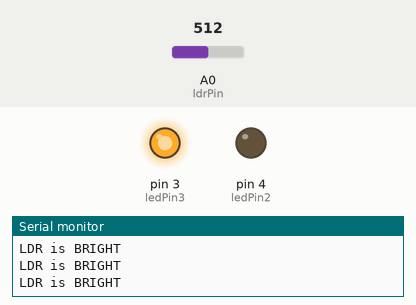
This sketch was run on a simulated Arduino Uno, built with avr-gcc and run on an emulated ATmega328P. Shown: output pins drawn as LEDs (lit = HIGH), the last lines printed to the serial monitor. Inputs (shaded band) come from the test bench; at power-on: A0 (ldrPin) = 512.

Above: at 1.2 s.
1.3 s: A0 (ldrPin) set to 111
4.3 s: A0 (ldrPin) set to 95
At 5.3 s:
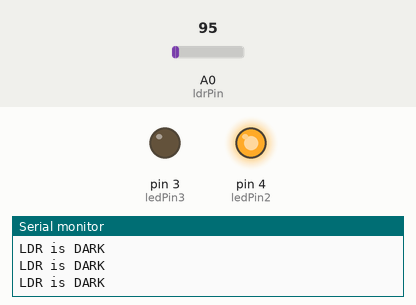
5.8 s: A0 (ldrPin) set to 122
At 6.6 s:
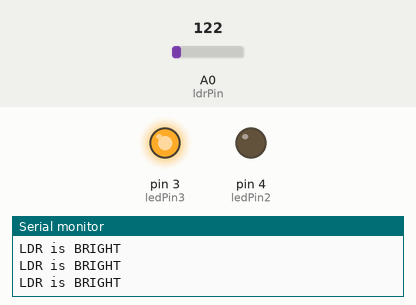
7.3 s: A0 (ldrPin) set to 90
At 8.1 s:
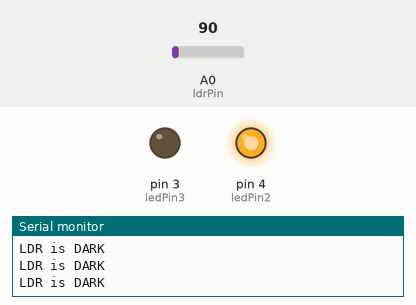
Timing chart, 0 to 9.8 s (numbered marks = the images above; inputs shaded):
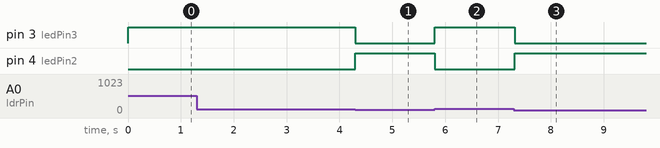

The sketch:

scnd_lamp.ino
```cpp
int ledPin2 = 4;
int ledPin3 = 3;
int ldrPin = A0;
int sensorValue = 0;
void setup() {
Serial.begin(9600);
pinMode(ledPin2, OUTPUT);
pinMode(ledPin3, OUTPUT);
pinMode(ldrPin, INPUT);
}
void loop() {
int ldrStatus = analogRead(ldrPin);
if (ldrStatus <=100) {
digitalWrite(ledPin2, HIGH);
digitalWrite(ledPin3, LOW);
Serial.println("LDR is DARK");
}
else {
digitalWrite(ledPin2, LOW);
digitalWrite(ledPin3, HIGH);
Serial.println("LDR is BRIGHT");
}
}
```

Measured:
- the behaviour switches between 101 and 100 on A0 (ldrPin) (found by bisection; images 0 and 1)
- after the input at 4.3 s, pin 3 (ledPin3): HIGH → LOW at once; pin 4 (ledPin2): LOW → HIGH at once
- after the input at 5.8 s, pin 3 (ledPin3): LOW → HIGH at once; pin 4 (ledPin2): HIGH → LOW at once
- after the input at 7.3 s, pin 3 (ledPin3): HIGH → LOW at once; pin 4 (ledPin2): LOW → HIGH at once
